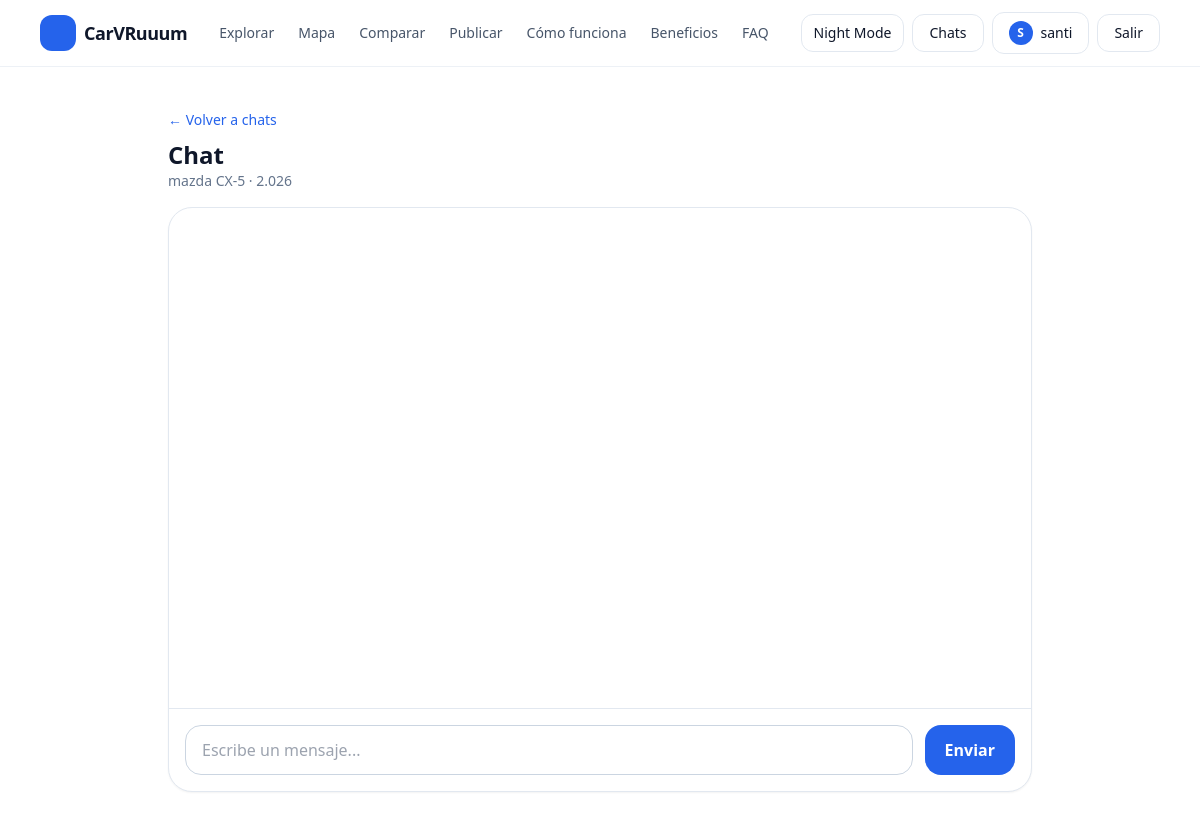
Page /messages/1/ (signed in) on the committed database.
### messaging/models.py (models this page shows, shortened)
class Conversation(models.Model):
    car = models.ForeignKey(
        "cars.Car",
        on_delete=models.CASCADE,
        related_name="conversations",
    )
    buyer = models.ForeignKey(
        User,
        on_delete=models.CASCADE,
        related_name="buyer_conversations",
    )
    seller = models.ForeignKey(
        User,
        on_delete=models.CASCADE,
        related_name="seller_conversations",
    )
    created_at = models.DateTimeField(auto_now_add=True)
    updated_at = models.DateTimeField(auto_now=True)
    class Meta:
        ordering = ["-updated_at"]
        constraints = [
            models.UniqueConstraint(
                fields=["car", "buyer", "seller"],
                name="unique_conversation_per_car_buyer_seller",
            )
        ]

### cars/models.py (models this page shows, shortened)
class Car(models.Model):
    owner = models.ForeignKey(settings.AUTH_USER_MODEL, on_delete=models.CASCADE, related_name="cars")
    make = models.CharField(max_length=60)
    model = models.CharField(max_length=60)
    year = models.PositiveIntegerField(validators=[MinValueValidator(1950), MaxValueValidator(2100)])
    price = models.PositiveIntegerField(validators=[MinValueValidator(0)])
    mileage_km = models.PositiveIntegerField(default=0, validators=[MinValueValidator(0)])
    is_sold = models.BooleanField(default=False)
    sold_at = models.DateTimeField(blank=True, null=True)
    city = models.CharField(max_length=80, blank=True, default="")
    description = models.TextField(blank=True, default="")
    is_active = models.BooleanField(default=True)
    created_at = models.DateTimeField(auto_now_add=True)
    class Meta:
        ordering = ["-created_at"]

### messaging/views.py (the view)
# urls.py: path("<int:conversation_id>/", views.conversation_detail, name="conversation_detail"),
@login_required
def conversation_detail(request, conversation_id):
    conversation = get_object_or_404(
        Conversation.objects.select_related("car", "buyer", "seller"),
        pk=conversation_id,
    )
    if request.user not in [conversation.buyer, conversation.seller]:
        return HttpResponseForbidden("No autorizado.")
    messages = conversation.messages.select_related("sender").all()
    form = MessageForm()
    conversation.messages.exclude(sender=request.user).filter(is_read=False).update(is_read=True)
    return render(
        request,
        "messaging/conversation_detail.html",
        {
            "conversation": conversation,
            "messages": messages,
            "form": form,
        },
    )

### messaging/forms.py
class MessageForm(forms.Form):
    text = forms.CharField(
        max_length=2000,
        widget=forms.TextInput(
            attrs={
                "placeholder": "Escribe un mensaje...",
                "class": "flex-1 rounded-2xl border border-slate-300 px-4 py-3 outline-none focus:border-blue-500 dark:border-slate-700 dark:bg-slate-950",
            }
        ),
    )

### messaging/templates/messaging/conversation_detail.html (shortened to what this page needs)
{% extends "base.html" %}
{% block content %}
<section class="mx-auto max-w-4xl px-4 py-10">
  <div class="mb-4">
    <a href="{% url 'messaging:conversation_list' %}" class="text-sm text-blue-600 hover:underline">
      ← Volver a chats
    </a>
    <h1 class="mt-2 text-2xl font-bold">Chat</h1>
    <p class="text-sm text-slate-500">
      {{ conversation.car.make }} {{ conversation.car.model }} · {{ conversation.car.year }}
    </p>
  </div>
  <div class="overflow-hidden rounded-3xl border border-slate-200 bg-white shadow-sm dark:border-slate-800 dark:bg-slate-900">
    <div id="messages-box" class="h-[500px] space-y-3 overflow-y-auto p-4">
    </div>
    <form id="chat-form" class="border-t border-slate-200 p-4 dark:border-slate-800">
      <div class="flex gap-3">
        {{ form.text }}
        <button
          type="submit"
          class="rounded-2xl bg-blue-600 px-5 py-3 font-semibold text-white hover:bg-blue-700">
          Enviar
        </button>
      </div>
    </form>
  </div>
</section>
{% endblock %}

### templates/base.html (shortened to what this page needs)
{% load static %}
<!doctype html>
<html lang="es" class="">
<head>
  <script src="https://cdn.tailwindcss.com"></script>
</head>
<body class="min-h-screen bg-white text-slate-900 dark:bg-slate-950 dark:text-slate-100">
  <header class="sticky top-0 z-50 border-b border-slate-200/60 bg-white/80 backdrop-blur dark:border-slate-800/60 dark:bg-slate-950/70">
    <div class="mx-auto flex max-w-6xl items-center justify-between px-4 py-3">
      <a href="{% url 'landing' %}" class="flex items-center gap-2">
        <div class="h-9 w-9 rounded-xl bg-blue-600"></div>
        <span class="text-lg font-semibold tracking-tight">CarVRuuum</span>
      </a>
      <nav class="hidden items-center gap-6 md:flex">
        <a href="{% url 'cars:cars_list' %}" class="text-sm text-slate-600 hover:text-slate-900 dark:text-slate-300 dark:hover:text-white">
          Explorar
        </a>
        <a href="{% url 'cars:map' %}" class="text-sm text-slate-600 hover:text-slate-900 dark:text-slate-300 dark:hover:text-white">
           Mapa
        </a>
        <a href="{% url 'cars:compare_cars' %}" class="text-sm text-slate-600 hover:text-slate-900 dark:text-slate-300 dark:hover:text-white">
          Comparar
        </a>
        {% if user.is_authenticated %}
          <a href="{% url 'cars:car_create' %}" class="text-sm text-slate-600 hover:text-slate-900 dark:text-slate-300 dark:hover:text-white">
            Publicar
          </a>
        {% else %}
          <a href="{% url 'login' %}?next={% url 'cars:car_create' %}" class="text-sm text-slate-600 hover:text-slate-900 dark:text-slate-300 dark:hover:text-white">
            Publicar
          </a>
        {% endif %}
        <a href="{% url 'landing' %}#como-funciona" class="text-sm text-slate-600 hover:text-slate-900 dark:text-slate-300 dark:hover:text-white">
          Cómo funciona
        </a>
        <a href="{% url 'landing' %}#beneficios" class="text-sm text-slate-600 hover:text-slate-900 dark:text-slate-300 dark:hover:text-white">
          Beneficios
        </a>
        <a href="{% url 'landing' %}#faq" class="text-sm text-slate-600 hover:text-slate-900 dark:text-slate-300 dark:hover:text-white">
          FAQ
        </a>
      </nav>
      <div class="flex items-center gap-2">
        <button onclick="toggleTheme()"
          class="rounded-xl border border-slate-200 px-3 py-2 text-sm hover:bg-slate-50 dark:border-slate-800 dark:hover:bg-slate-900">
          Night Mode
        </button>
        {% if user.is_authenticated %}
          <a href="{% url 'messaging:conversation_list' %}"
             class="rounded-xl border border-slate-200 px-4 py-2 text-sm font-medium hover:bg-slate-50 dark:border-slate-800 dark:hover:bg-slate-900">
            Chats
          </a>
          <a href="{% url 'profile' %}"
             class="flex items-center gap-2 rounded-xl border border-slate-200 px-4 py-2 text-sm font-medium hover:bg-slate-50 dark:border-slate-800 dark:hover:bg-slate-900">
            <span class="flex h-6 w-6 items-center justify-center rounded-full bg-blue-600 text-xs font-bold uppercase text-white">
              {{ user.username|slice:":1" }}
            </span>
            {{ user.username }}
          </a>
          <form method="post" action="{% url 'logout' %}">
            <button class="rounded-xl border border-slate-200 px-4 py-2 text-sm hover:bg-slate-50 dark:border-slate-800 dark:hover:bg-slate-900">
              Salir
            </button>
          </form>
        {% endif %}
      </div>
    </div>
  </header>
  {% block content %}{% endblock %}
</body>
</html>

### rows in the picture
Conversation: car.make "mazda", car.model "CX-5", car.year "2.026"

### other values in the picture
{{ user.username|slice:":1" }} "S"
{{ user.username }} "santi"
